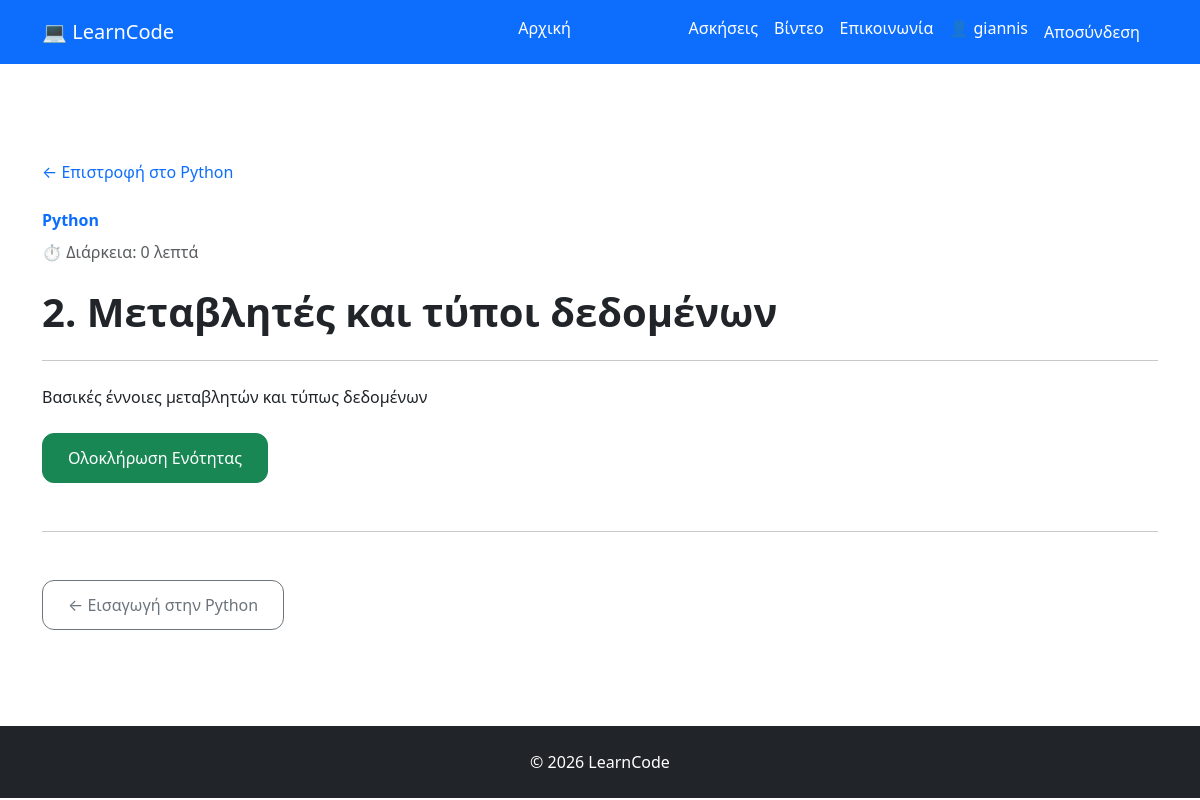
Page /courses/python/metablhtes-kai-typoi-dedomenwn/ (signed in) on the committed database.
### courses/models.py (models this page shows, shortened)
class Lesson(models.Model):
    course = models.ForeignKey(
        Course,
        on_delete=models.CASCADE,
        related_name="lessons"
    )
    title = models.CharField(max_length=200)
    slug = models.SlugField()
    content = models.TextField()
    order = models.PositiveIntegerField(default=1)
    published = models.BooleanField(default=False)
    created_at = models.DateTimeField(auto_now_add=True)\
    duration = models.PositiveIntegerField(
    default=0,
    help_text="Διάρκεια σε λεπτά"
    )
    published = models.BooleanField(default=False)
    created_at = models.DateTimeField(auto_now_add=True)
    class Meta:
        ordering = ["order"]
        constraints = [
            models.UniqueConstraint(
                fields=["course", "slug"],
                name="unique_lesson_slug_per_course"
            )
        ]

class Course(models.Model):
    LEVEL_CHOICES = [
        ("beginner", "Beginner"),
        ("intermediate", "Intermediate"),
        ("advanced", "Advanced"),
    ]
    title = models.CharField(max_length=200)
    slug = models.SlugField(unique=True, blank=True)
    description = models.TextField()
    level = models.CharField(
        max_length=20,
        choices=LEVEL_CHOICES,
        default="beginner"
    )
    published = models.BooleanField(default=False)
    created_at = models.DateTimeField(auto_now_add=True)

### courses/views.py (the view)
# urls.py: path("<slug:course_slug>/<slug:lesson_slug>/",views.lesson_detail,name="lesson_detail",),
def lesson_detail(request, course_slug, lesson_slug):
    lesson = get_object_or_404(
        Lesson,
        course__slug=course_slug,
        slug=lesson_slug,
        published=True,
        course__published=True,
    )
    previous_lesson = Lesson.objects.filter(
        course=lesson.course,
        published=True,
        order__lt=lesson.order,
    ).order_by("-order").first()
    next_lesson = Lesson.objects.filter(
        course=lesson.course,
        published=True,
        order__gt=lesson.order,
    ).order_by("order").first()
    is_completed = False
    if request.user.is_authenticated:
        is_completed = LessonProgress.objects.filter(user=request.user, lesson=lesson, completed=True).exists()
    context = {
        "lesson": lesson,
        "previous_lesson": previous_lesson,
        "next_lesson": next_lesson,
        "is_completed": is_completed,
    }
    return render(
        request,
        "courses/lesson_detail.html",
        context,
    )

### courses/templates/courses/lesson_detail.html (shortened to what this page needs)
{% extends "base.html" %}
{% block content %}
<section class="py-5">
    <a
        href="{% url 'course_detail' lesson.course.slug %}"
        class="text-decoration-none"
    >
        ← Επιστροφή στο {{ lesson.course.title }}
    </a>
    <div class="mt-4">
        <p class="text-primary fw-semibold mb-2">
            {{ lesson.course.title }}
        </p>
        <p class="text-muted mb-4">
            ⏱️ Διάρκεια: {{ lesson.duration }} λεπτά
        </p>
        <h1 class="fw-bold">
            {{ lesson.order }}. {{ lesson.title }}
        </h1>
        <hr class="my-4">
        <div class="lesson-content">
            {{ lesson.content|linebreaks }}
        </div>
        <div class ="mt-4">
            {% if user.is_authenticated %}
                {% if is_completed %}
                    <div class="alert alert-success" role="alert">
                        Έχετε ολοκληρώσει αυτή την ενότητα!
                    </div>
                {% else %}
                    <form method="post" action = "{% url 'complete_lesson' lesson.course.slug lesson.slug %}">
                        <button type="submit" class="btn btn-success">
                            Ολοκλήρωση Ενότητας
                        </button>
                    </form>
                {% endif %}
            {% else %}
                <a href="{% url 'login' %}? next={{ request.path }}" class="btn btn-primary">Συνδεθείτε για να ολοκληρώσετε την ενότητα</a>
            {% endif %}
        </div>
        <hr class="my-5">
        <div class="d-flex justify-content-between">
            <div>
                {% if previous_lesson %}
                    <a
                        href="{% url 'lesson_detail' lesson.course.slug previous_lesson.slug %}"
                        class="btn btn-outline-secondary"
                    >
                        ← {{ previous_lesson.title }}
                    </a>
                {% endif %}
            </div>
        </div>
    </div>
</section>
{% endblock %}

### templates/base.html (shortened to what this page needs)
<!DOCTYPE html>
<html lang="el">
<head>
    <link href="https://cdn.jsdelivr.net/npm/bootstrap@5.3.7/dist/css/bootstrap.min.css" rel="stylesheet">
    {% load static %}
    <link rel="stylesheet" href="{% static 'css/style.css' %}">
</head>
<body>
<nav class="navbar navbar-expand-lg navbar-dark bg-primary">
    <div class="container">
        <a class="navbar-brand" href="{% url 'home' %}">
            💻 LearnCode
        </a>
        <div class="collapse navbar-collapse" id="navbarNav">
            <ul class="navbar-nav ms-auto">
                <li class="nav-item">
                    <a class="nav-link {% if request.path == '/' %}active{% endif %}" href="{% url 'home' %}">
                        Αρχική
                    </a>
                </li>
                <li class="nav-item">
                    <a class="nav-link {% if '/courses/' in request.path %}active{% endif %}"
                    href="{% url 'course_list' %}">
                    </a>
                </li>
                <li class="nav-item">
                    <a class="nav-link" href="#">Ασκήσεις</a>
                </li>
                <li class="nav-item">
                    <a class="nav-link" href="#">Βίντεο</a>
                </li>
                <li class="nav-item">
                    <a class="nav-link" href="#">Επικοινωνία</a>
                </li>
                {% if user.is_authenticated %}
                    <li class="nav-item">
                        <a
                            class="nav-link {% if '/accounts/profile/' in request.path %}active{% endif %}"
                            href="{% url 'profile' %}"
                        >
                            👤 {{ user.username }}
                        </a>
                    </li>
                    <li class="nav-item">
                        <form
                            method="post"
                            action="{% url 'logout' %}"
                            class="d-inline"
                        >
                            <button
                                type="submit"
                                class="btn btn-link nav-link"
                            >
                                Αποσύνδεση
                            </button>
                        </form>
                    </li>
                {% endif %}
            </ul>
        </div>
    </div>
</nav>
<div class="container mt-5">
    {% block content %}
    {% endblock %}
</div>
<footer class="bg-dark text-white text-center p-4 mt-5">
    © 2026 LearnCode
</footer>
</body>
</html>

### static/css/style.css (style rules this page uses)
.btn { border-radius:12px; padding:12px 25px; margin-right:10px; }
.navbar .nav-link { color: #ffffff; font-weight: 500; transition: 0.3s; }
.navbar .nav-link.active { color: #0d6efd !important; font-weight: bold; border-bottom: 3px solid #0d6efd; }

### rows in the picture
Lesson: course "Python", duration "0", order "2", title "Μεταβλητές και τύποι δεδομένων", content "Βασικές έννοιες μεταβλητών και τύπως δεδομένων"
Lesson: title "Εισαγωγή στην Python"

### other values in the picture
{{ user.username }} "giannis"
